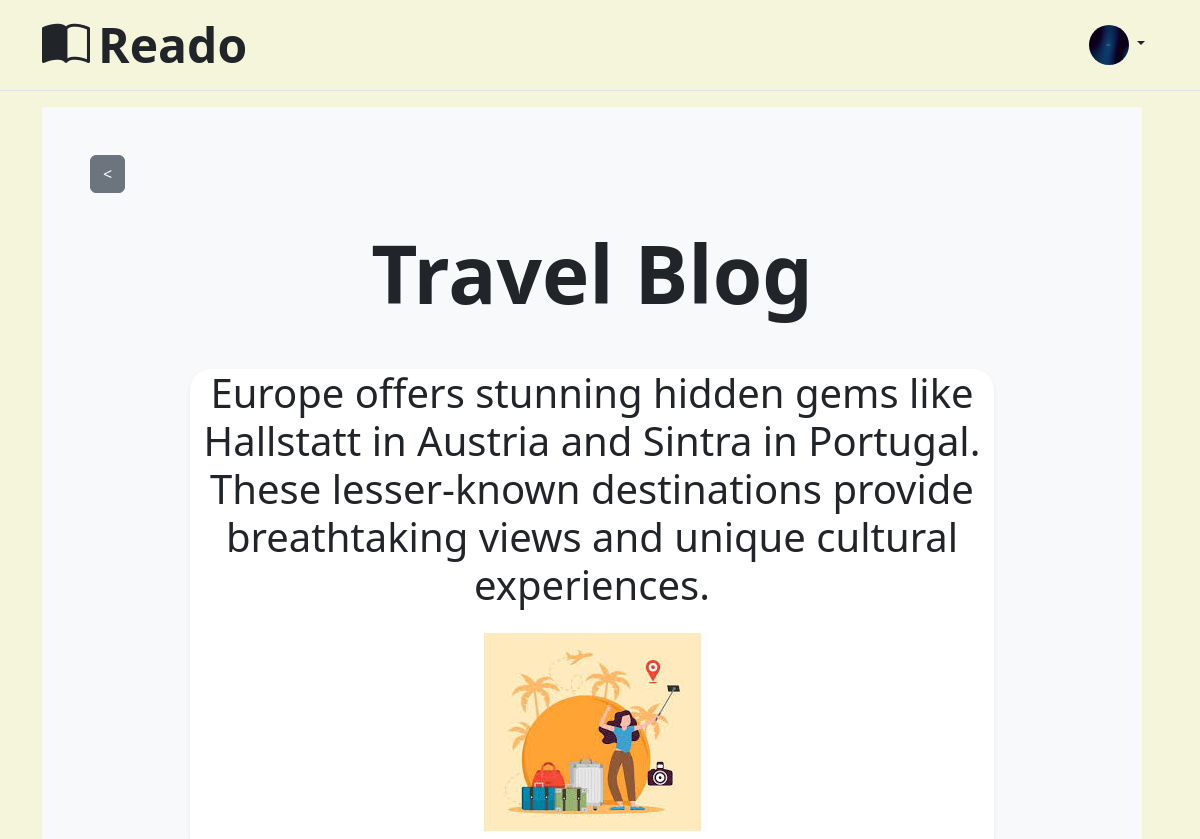
/viewpost/2/ (signed in), run on the app's committed database.
### myapp/models.py (models this page shows, shortened)
class Profile(models.Model):
    user = models.OneToOneField(User, on_delete=models.CASCADE)
    image = models.ImageField(upload_to='profile_pics/',default='default.jpg')

class Post(models.Model):
    title = models.CharField(max_length=100)
    content = models.TextField()
    date = models.DateTimeField(auto_now_add=True)
    author = models.ForeignKey(User, on_delete=models.CASCADE, default=1)
    category = models.ForeignKey(Category, on_delete=models.CASCADE , default=1)
    image = models.ImageField(upload_to='post_pics/',default='blog.jpeg')

### myapp/views.py (the view)
# urls.py: path('viewpost/<int:id>/',views.viewpost,name='viewpost'),
def viewpost(request,id):
    post = Post.objects.get(id = id)
    return render(request, 'viewpost.html',{'post':post})

### templates/viewpost.html
{% extends 'base.html' %}
{% block content %}
<div class="bg-light me-md-3 pt-3 px-3 pt-md-5 px-md-5 text-center">
    <a href="{% url 'index' %}" class="d-flex justify-content-lg-start text-decoration-none"><button class="btn btn-secondary"><</button></a>
    <div class="my-3 py-3">
      <p class="display-1 fw-bold">{{post.title}}</p>
    </div>
    <div class="bg-body shadow-sm mx-auto" style="width: 80%;  border-radius: 21px 21px 0 0;">
        <p class="display-6">{{post.content}}</p>
        <img src="{{post.image.url}}" alt="image">
    </div>
  </div>
{% endblock content %}

### templates/base.html (shortened to what this page needs)
<!DOCTYPE html>
<html lang="en">
<head>
    <link href="https://cdn.jsdelivr.net/npm/bootstrap@5.3.3/dist/css/bootstrap.min.css" rel="stylesheet">
    <link rel="stylesheet" href="https://cdn.jsdelivr.net/npm/bootstrap-icons@1.11.3/font/bootstrap-icons.min.css">
</head>
<body style="background-color: beige;">
    <header class="p-3 mb-3 border-bottom">
        <div class="container">
          <div class="d-flex flex-wrap align-items-center justify-content-center justify-content-lg-start">
            <a href="/" class="d-flex align-items-center mb-2 mb-lg-0 text-dark text-decoration-none" aria-label="Reado">
              <i class="bi bi-book-half display-5"></i>
              <span class="ms-2 display-5 fw-bold">Reado</span>
            </a>
            <div class="dropdown text-end">
              {% if user.is_authenticated %}
              <button class="btn  dropdown-toggle" data-bs-toggle ="dropdown">
                <img src="{{user.profile.image.url}}" alt="img" width="40" height="40" class="rounded-circle">
              </button>
                {% endif %}
            </div>
          </div>
        </div>
      </header>
      <div class="container">
        {% block content %}
        {% endblock content %}
      </div>
</body>
</html>

### data on the page
Post: title "Travel Blog", content "Europe offers stunning hidden gems like Hallstatt in Austria and Sintra in Portugal. These lesser-known destinations provide breathtaking views and unique cultural experiences.", image (picture)
